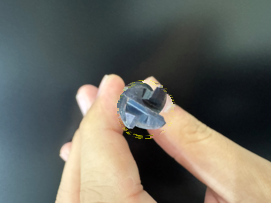
#> input picture test/wear/samples/top.png, 271 x 203 px
$ python -i label_human.py   (imports and definitions only)   (older library calls are emulated)
#> lines starting #> are read from the running program, lines starting #| are printed output that depends on the picture; after the words box and inside, x2 and y2 are one past the last pixel; in counts of white or black regions, pixels touching at a corner belong together
#> further down, picture is the input picture: shape (203, 271, 3); mean B, G, R 94.5, 101.7, 101
"""Ground-truth labels for the human's USB-microscope photos (datasets/human_samples/공구 이미지, 27 JPG 640x480, purple backlight, tip up).
Classes: 0 background, 1 tool, 2 flank wear land, 3 chipping/fracture, 4 adhesion, 255 ignore.
Inputs: scripts/data/human_spec.json (hand work, per image, original pixel coords):
  view      'side' | 'top'
  roi2/roi3/roi4   polygons: the class is the BRIGHT part of the polygon inside the tool (auto threshold, filled) -> crisp boundaries
  poly2/poly3/poly4 polygons: the class is the whole polygon (inside the tool)
  ign       polygons -> 255 (uncertain); bg / tool polygons force the silhouette; tipX [x0, x1] columns used for the tip line fit
  thr       optional fixed grey threshold for roi*; pxPerMm optional override (+ pxPerMmNote)
Tool silhouette: smooth backdrop colour model seeded from the top/side borders (+ bottom corners), then spec fixes.
Metrics per image (mm, ISO 8688-2 style, see DEFS) -> datasets/toolwear/reference/human_gt.json; images/masks/labelinfo -> processed/hum_*.
  python label_human.py [--root C:/agent_research_team/datasets/toolwear] [--only 10-1-1] [--prev DIR]
"""
import argparse, glob, json, os, re
import cv2, numpy as np

SRC = 'C:/agent_research_team/datasets/human_samples/공구 이미지'
HERE = os.path.dirname(os.path.abspath(__file__))
TOOLS = {'10Pi_1': 10.0, '10Pi_2': 10.0, '12Pi': 12.0}
DEFS = {
    'tipLine': 'side view: straight line fitted to the intact top silhouette (end of the tool); top view: circle fitted to the intact outer silhouette',
    'chipDepthMm': 'max distance of class-3 pixels from the tip line (side) or inward from the outer circle (top)',
    'vbcMm': 'corner wear VBC (ISO 8688-2): max distance from the tip line of chip/adhesion pixels (3,4) in regions touching the tip line (on these tools the corner wear is a fracture, so VBC = corner fracture depth); 0 when the corner is intact',
    'wearLenMm': 'axial extent of the class-2 land below the tip line (the peripheral land runs down the helix; not a VB value)',
    'topView': 'top (end) views: the outer rim is ignore (255) and no damage is labelled -> damage metrics null (not assessed)',
    'vbMaxMm': 'class-2 land width measured perpendicular to the land axis (principal axis of each connected land), max over the land; null when no class 2',
    'vbMeanMm': 'mean of that width profile (bins of 0.1 mm along the axis)',
    'areaMm2': 'pixel area per class / pxPerMm^2',
}


def imread(p):
    return cv2.imdecode(np.fromfile(p, np.uint8), cv2.IMREAD_COLOR)


def bgmask(im, T=26, tex_t=7):
#> called with T = 26, tex_t = 7
    lab = cv2.cvtColor(cv2.GaussianBlur(im, (5, 5), 0), cv2.COLOR_BGR2LAB).astype(np.float32)
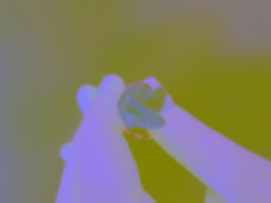
#> lab: shape (203, 271, 3) float32; mean B, G, R 106, 126.7, 131.5
    h, w = im.shape[:2]
#> h = 203; w = 271
    g = cv2.cvtColor(im, cv2.COLOR_BGR2GRAY).astype(np.float32)
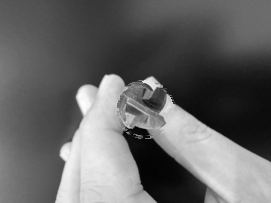
#> g: shape (203, 271) float32; min 0, max 253, mean 100.6
    tex = cv2.blur(np.abs(cv2.Laplacian(cv2.GaussianBlur(g, (3, 3), 0), cv2.CV_32F)), (9, 9))
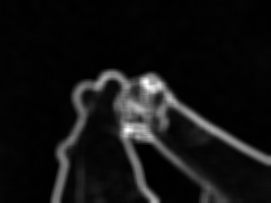
#> tex: shape (203, 271) float32; min 0.244, max 29.89, mean 2.5; drawn with min black and max white
    refs = []
    for (y0, y1, x0, x1) in [(0, 12, 0, w), (0, h, 0, 12), (0, h, w - 12, w), (h - 40, h, 0, 40), (h - 40, h, w - 40, w)]:
        p = lab[y0:y1, x0:x1].reshape(-1, 3); t = tex[y0:y1, x0:x1].reshape(-1)
        p = p[(t < tex_t) & (p[:, 0] > 90)]
        if len(p) < 50: continue
        Z = p[::max(1, len(p) // 3000)].astype(np.float32)
        cv2.setRNGSeed(0)
        _, _, c = cv2.kmeans(Z, 3, None, (3, 20, .5), 3, cv2.KMEANS_PP_CENTERS); refs += list(c)
#> after the loop, refs = 15 items, first 6: [116.4, 119.6, 131.1], [94.85, 122.5, 124.6], [106.1, 121.2, 129.6], [132.7, 121.6, 117.8], [101.6, 122.7, 122.1], [118.1, 122.4, 118.5]
    refs = np.array(refs)
#> refs = 15 rows, first 8: [116.4, 119.6, 131.1], [94.85, 122.5, 124.6], [106.1, 121.2, 129.6], [132.7, 121.6, 117.8], [101.6, 122.7, 122.1], [118.1, 122.4, 118.5], [100, 121.2, 128], [195, 131.3, 152.9]
    d = np.min(np.sqrt(((lab[:, :, None, :] - refs[None, None]) ** 2).sum(3)), 2)
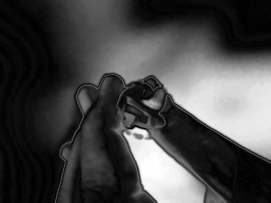
#> d: shape (203, 271) float32; min 0.128, max 93.19, mean 25.9; drawn with min black and max white
    cand = ((d < T) & (tex < tex_t) & (lab[:, :, 0] > 90)).astype(np.uint8)
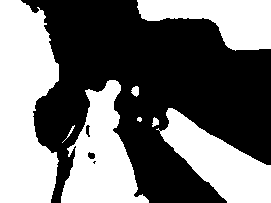
#> cand: shape (203, 271); values 0 (black) and 1 (white), 44.6% white; 8 white regions, largest, box (x1, y1, x2, y2) and area: (0, 0, 59, 203) 9598, (61, 80, 149, 203) 5720, (156, 108, 271, 203) 5007
    n, lbl, st, _ = cv2.connectedComponentsWithStats(cand, 4)
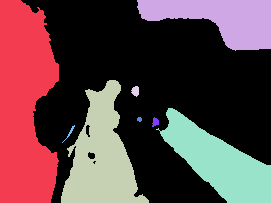
#> lbl: shape (203, 271) int32; 9 distinct labels, from 0 to 8; one colour per label, 0 black
#> n = 9; st = [[21, 0, 250, 203, 30453], [0, 0, 59, 203, 9598], [137, 0, 134, 51, 4071], [61, 80, 88, 123, 5720], [131, 86, 8, 11, 64], [156, 108, 115, 95, 5007], [137, 117, 5, 5, 20], [152, 117, 7, 10, 47], [62, 125, 13, 18, 33]]
    keep = np.zeros(n, bool)
    for b in set(lbl[0]) | set(lbl[:, 0]) | set(lbl[:, -1]) | set(lbl[-1, :40]) | set(lbl[-1, -40:]):
        if b and st[b, 4] > 1500: keep[b] = True
#> this loop made 4 passes
#> b on pass 4: 5
#> after the loop, keep = [False, True, True, False, False, True, False, False, False]
    return keep[lbl]
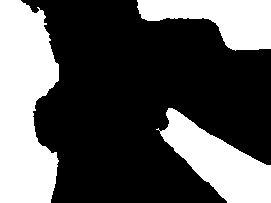
#> returned value: shape (203, 271) bool; 33.9% white; 3 white regions, box (x1, y1, x2, y2) and area: (0, 0, 59, 203) 9598, (156, 108, 271, 203) 5007, (137, 0, 271, 51) 4071


# [206 lines left out: functions polymask, tool_mask, bright_in, tip_line, fit_circle, end_face and 4 more, not called in this run]


# [9 lines not run here, left out]

>>> import cv2
>>> picture = cv2.imread('../../test/wear/samples/top.png')
>>> result = bgmask(picture)

$ run again, on test/wear/samples/side1.png
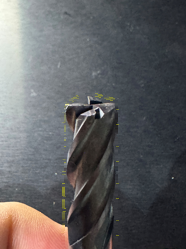
#> input picture test/wear/samples/side1.png, 186 x 249 px
#> picture is the input picture: shape (249, 186, 3); mean B, G, R 97, 95.4, 95.8
#> cand: shape (249, 186); values 0 (black) and 1 (white), 41.6% white; 10 white regions (6 under 20 px), largest, box (x1, y1, x2, y2) and area: (0, 0, 118, 201) 17161, (0, 207, 66, 249) 2000, (69, 175, 78, 184) 43, (33, 199, 42, 202) 20
#> in bgmask, `n, lbl, st, _ = cv2.connectedComponentsWithStats(cand, 4)`:
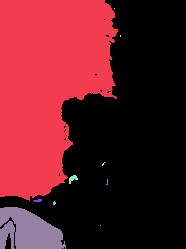
#> lbl: shape (249, 186) int32; 11 distinct labels, from 0 to 10; one colour per label, 0 black
#> n = 11; st = [[0, 0, 186, 249, 27065], [0, 0, 118, 201, 17161], [114, 8, 1, 1, 1], [120, 35, 1, 2, 2], [102, 162, 3, 4, 5], [69, 175, 9, 9, 43], [106, 179, 2, 6, 7], [33, 199, 9, 3, 20], [53, 201, 3, 4, 9], [0, 207, 66, 42, 2000], [100, 225, 1, 1, 1]]
#> the loop in bgmask, `for b in set(lbl[0]) | set(lbl[:, 0]) | set(lbl[:, -1]) | set(lbl[-1, ..` made 3 passes
#> b on pass 3: 9
#> after the loop in bgmask, `for b in set(lbl[0]) | set(lbl[:, 0]) | set(lbl[:, -1]) | set(lbl[-1, ..`: keep = [False, True, False, False, False, False, False, False, False, True, False]
#> in bgmask, `return keep[lbl]`:
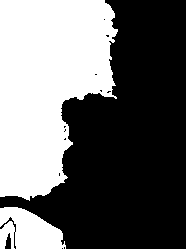
#> returned value: shape (249, 186) bool; 41.4% white; 2 white regions, box (x1, y1, x2, y2) and area: (0, 0, 118, 201) 17161, (0, 207, 66, 249) 2000

$ run again, on test/wear/samples/side3.png
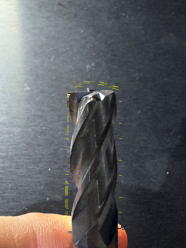
#> input picture test/wear/samples/side3.png, 186 x 248 px
#> picture is the input picture: shape (248, 186, 3); mean B, G, R 96.3, 94, 93.2
#> in bgmask, `cand = ((d < T) & (tex < tex_t) & (lab[:, :, 0] > 90)).astype(np.uint8)`:
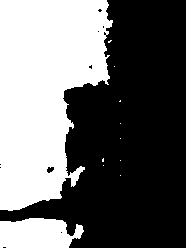
#> cand: shape (248, 186); values 0 (black) and 1 (white), 41.6% white; 11 white regions (9 under 20 px), largest, box (x1, y1, x2, y2) and area: (0, 0, 113, 211) 17129, (0, 218, 84, 248) 2042
#> in bgmask, `n, lbl, st, _ = cv2.connectedComponentsWithStats(cand, 4)`:
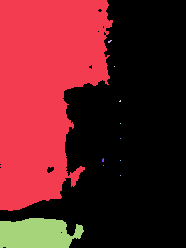
#> lbl: shape (248, 186) int32; 12 distinct labels, from 0 to 11; one colour per label, 0 black
#> n = 12; st = [[0, 0, 186, 248, 26934], [0, 0, 113, 211, 17129], [108, 40, 4, 3, 7], [114, 66, 1, 1, 1], [119, 100, 2, 2, 3], [120, 123, 1, 1, 1], [120, 138, 1, 1, 1], [102, 158, 2, 4, 7], [120, 160, 1, 1, 1], [103, 165, 1, 1, 1], [120, 175, 1, 1, 1], [0, 218, 84, 30, 2042]]
#> the loop in bgmask, `for b in set(lbl[0]) | set(lbl[:, 0]) | set(lbl[:, -1]) | set(lbl[-1, ..` made 3 passes
#> b on pass 3: 11
#> after the loop in bgmask, `for b in set(lbl[0]) | set(lbl[:, 0]) | set(lbl[:, -1]) | set(lbl[-1, ..`: keep = [False, True, False, False, False, False, False, False, False, False, False, True]
